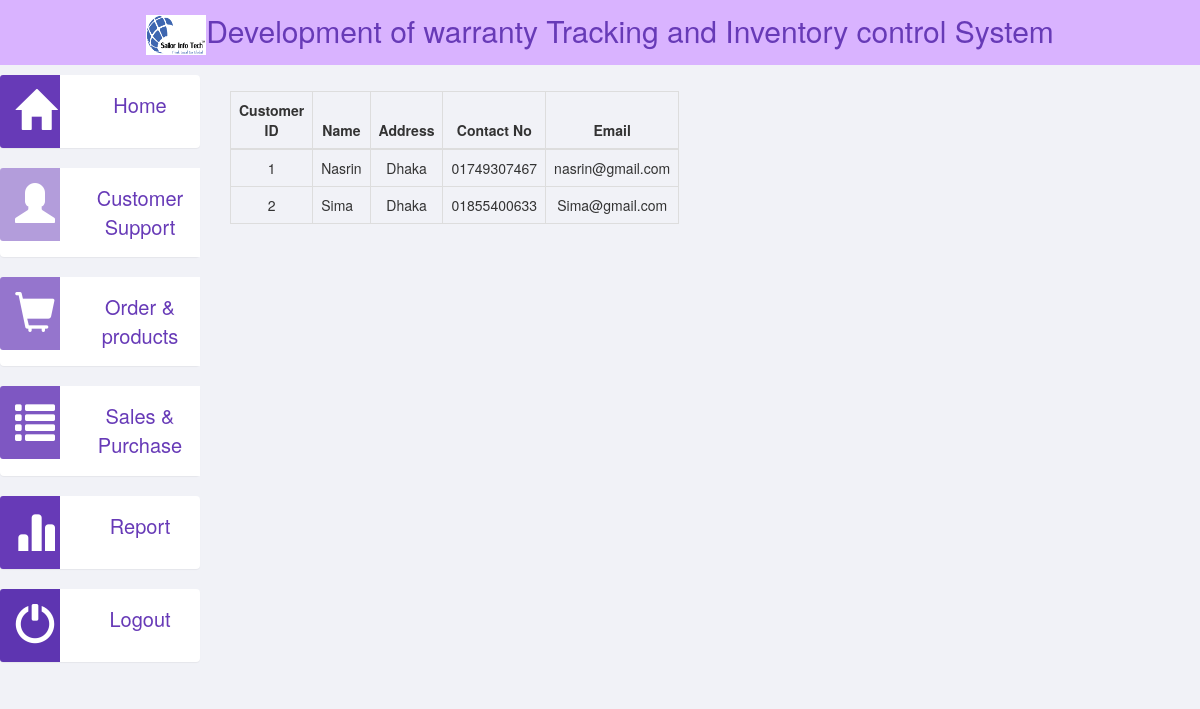
The page /list_customers.php on the database its author committed.
### tables this page shows
CREATE TABLE `customer` (
  `cus_id` int(11) NOT NULL,
  `name` varchar(20) NOT NULL,
  `address` varchar(50) NOT NULL,
  `contact_no` varchar(11) NOT NULL,
  `email` varchar(20) NOT NULL
);

### helper_funtions.php (called while the page is built, shortened)
<?php
function list_of_customers(){
  global $conn;
  $sql  ="SELECT * from `customer`";
  $result = mysqli_query($conn,$sql);
  $results = array();
  while ($row = mysqli_fetch_array($result)) {
    $results[] = $row;
  }
  return $results;
}
?>

### list_customers.php (the view, shortened to what this page needs)
<?php $customers = list_of_customers();?>
<?php include_once('layouts/header.php'); ?>
<?php include_once('layouts/nav.php'); ?>
<div class="col-md-4">
  <div class="row">
   <div class="col-md-12">
   </div>
     </div>
     <div class="panel-body">
      <table class="table table-bordered">
        <thead>
          <tr>
            <th class="text-center" style="width: 10px;">Customer ID</th>
            <th class="text-center" style="width: 10%;"> Name </th>
            <th class="text-center" style="width: 10%;"> Address </th>
            <th class="text-center" style="width: 10%;"> Contact No </th>
            <th class="text-center" style="width: 10%;"> Email </th>
          </tr>
        </thead>
        <tbody>
          <?php foreach ($customers as $Customer):?>
            <tr>
              <td class="text-center"><?php echo $Customer['cus_id']?></td>
              <td> <?php echo ($Customer['name']); ?></td>
              <td class="text-center"> <?php echo ($Customer['address']); ?></td>
              <td class="text-center"> <?php echo ($Customer['contact_no']); ?></td>
              <td class="text-center"><?php echo ($Customer['email']); ?></td>
            </tr>
          <?php endforeach; ?>
        </tbody>
    </div>
  </div>

### css/main.css (style rules this page uses)
body { font-family: 'Helvetica Neue', Helvetica, Arial, sans-serif; font-weight: 400; overflow-x: hidden; overflow-y: auto; background: #f1f2f7; height: 100%; width: 100%; }

### rows shown on the page
customer: cus_id "1", name "Nasrin", address "Dhaka", contact_no "01749307467", email "nasrin@gmail.com"
customer: cus_id "2", name "Sima", address "Dhaka", contact_no "01855400633", email "Sima@gmail.com"
